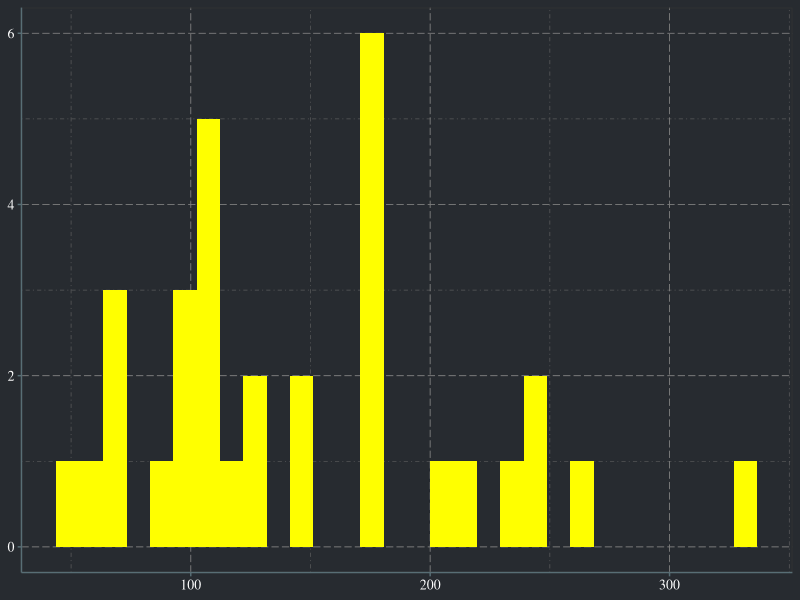

Reproduce this figure in R.
library(tidyverse)
library(ggthemes)

theme_timelineEDB <- function() {
  ret <- theme_solarized(base_family = "serif",
                         base_size = 11,
                         light = FALSE) +
    theme(
      axis.text = element_text(colour = "white", size =  10),
      axis.title.x = element_blank(),
      axis.title.y = element_blank(),
      panel.grid.major = element_line(
        colour = "gray50",
        size = 0.3,
        linetype = "longdash"
      ),
      panel.grid.minor = element_line(
        colour = "gray40",
        size = 0.2,
        linetype = "dotdash"
      ),
      legend.key = element_rect(fill = "transparent", colour = NA),
      legend.background = element_rect(fill = "transparent", colour = NA),
      panel.background = element_blank(),
      plot.background = element_blank()
    )
  ret
}

theme_timelineEDB2 <- function(){
  ret <- theme_bw(base_family = "serif", base_size = 11) +
    theme(text = element_text(colour = "white", size = 10),
          title = element_text(color = "white"),
          line = element_line(colour = "#272B30"),
          rect = element_rect(fill = "#272B30", color = NA),
          axis.ticks = element_line(color = "#586e75"),
          axis.line = element_line(color = "#586e75", linetype = 1),
          axis.text = element_text(colour = "white", size =  10),
          axis.title.x = element_blank(),
          axis.title.y = element_blank(),
          legend.background = element_rect(fill = NULL, color = NA),
          legend.key = element_rect(fill = NULL, colour = NULL, linetype = 0),
          panel.background = element_rect(fill = "#272B30", colour = NA),
          #panel.border = element_rect(fill = "#272B30", colour = NULL, linetype = 0),
          panel.grid = element_line(color = "#272B30"),
          panel.grid.major = element_line(
            colour = "gray50",
            size = 0.3,
            linetype = "longdash"
          ),
          panel.grid.minor = element_line(
            colour = "gray40",
            size = 0.2,
            linetype = "dotdash"
          ),
          plot.background = element_rect(fill ="#272B30", colour = "#272B30", linetype = 0)
    )
  ret
}

ggplot(mtcars, aes(hp)) +
  geom_histogram(fill = "yellow") +
  theme_timelineEDB2()
